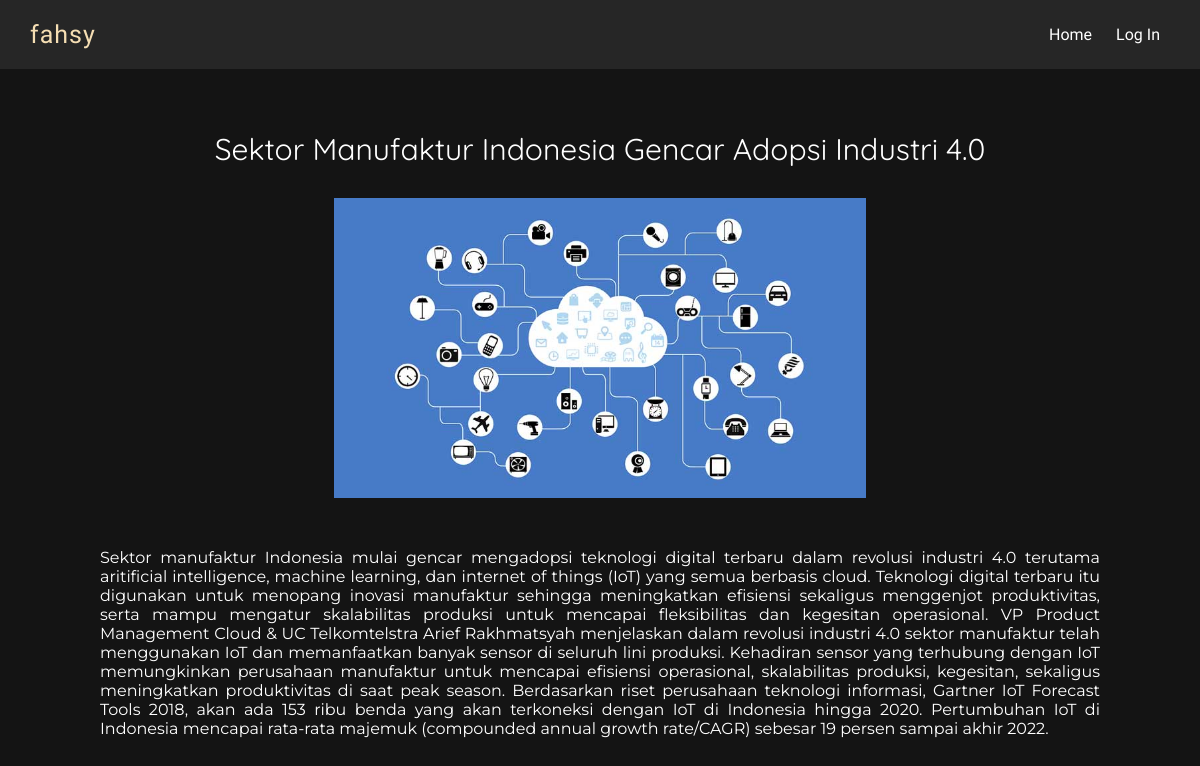
Screenshot of /detail.php?id=6 with the database file from the repository.
### tables this page shows
CREATE TABLE `post` (
  `id` int(11) NOT NULL,
  `title` varchar(100) NOT NULL,
  `date` varchar(50) NOT NULL,
  `content` text NOT NULL,
  `imageurl` varchar(150) NOT NULL,
  `id_author` int(11) NOT NULL,
  `status` int(1) NOT NULL
);

### detail.php (the view, shortened to what this page needs)
<?php
    require('db/dbconfig.php');
    $log = 'Log In';
    $post_id = $_GET['id'];
    $data = mysqli_query($mysqli,"select * from post where id='$post_id'");
    $res = mysqli_fetch_assoc($data);
?>
<html lang="en">
<head>
    <link rel="stylesheet" href="style/nav.css">
    <link rel="stylesheet" href="style/detail.css">
</head>
<body>
    <nav>
        <div class="nav__logo">
            <p>fahsy</p>
        </div>
        <div class="nav__link">
            <a href="index.php">Home</a>
            <a href="login.php"><?= $log ?></a>
        </div>
    </nav>
    <div class="content">
        <div class="content__title">
            <p class="content__title--modifier"><?= $res['title'] ?></p>
        </div>
        <div class="content__image">
            <img src="<?= $res['imageurl'] ?>" alt="" class="image">
        </div>
        <div class="content__content">
            <p class="content__content--modifier"><?= $res['content'] ?></p>
        </div>
    </div>
</body>
</html>

### style/nav.css (style rules this page uses)
* { padding: 0; margin: 0; box-sizing: border-box; }
nav { width: 100%; height: auto; background-color: #262626; display: flex; justify-content: space-between; padding: 20px 30px; align-items: center; position: fixed; }
.nav__logo { color: wheat; font-family: 'Comic Neue', cursive; font-size: 25px; letter-spacing: 1px; }
.nav__link { cursor: default; }
a { margin: 0px 10px; font-family: 'Comic Neue', cursive; color: white; text-decoration: none; }

### style/detail.css (style rules this page uses)
* { margin: 0; padding: 0; box-sizing: border-box; }
body { background-color: #141414; }
.content { max-width: 1000px; padding: 100px 0px 0px 0px; margin: 0 auto; }
.content__title { width: 100%; text-align: center; padding: 30px 0px; }
.content__title--modifier { font-family: 'Quicksand', sans-serif; color: white; font-size: 30px; }
.content__image { max-width: min-content; height: min-content; margin: 0 auto; }
.image { height: 300px; }
.content__content { width: 100%; text-align: justify; }
.content__content--modifier { font-family: 'Montserrat', sans-serif; color: white; padding: 50px 0px; }

### rows the page displays
post: title "Sektor Manufaktur Indonesia Gencar Adopsi Industri 4.0", imageurl (picture), content "Sektor manufaktur Indonesia mulai gencar mengadopsi teknologi digital terbaru dalam revolusi industri 4.0 terutama aritificial intelligence, machine learning, dan internet of things (IoT) yang semua berbasis cloud. Teknologi digital terbaru itu digunakan untuk menopang inovasi manufaktur sehingga meningkatkan efisiensi sekaligus menggenjot produktivitas, serta mampu mengatur skalabilitas produksi untuk mencapai fleksibilitas dan kegesitan operasional. VP Product Management Cloud & UC Telkomtelstra Arief Rakhmatsyah menjelaskan dalam revolusi industri 4.0 sektor manufaktur telah menggunakan IoT dan memanfaatkan banyak sensor di seluruh lini produksi. Kehadiran sensor yang terhubung dengan…"

### other values shown
$log "Log In"
